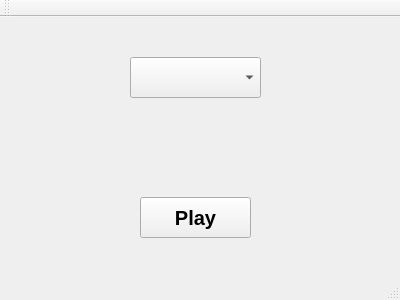
<?xml version="1.0" encoding="UTF-8"?>
<ui version="4.0">
 <class>MainWindow</class>
 <widget class="QMainWindow" name="MainWindow">
  <property name="geometry">
   <rect>
    <x>0</x>
    <y>0</y>
    <width>400</width>
    <height>300</height>
   </rect>
  </property>
  <property name="windowTitle">
   <string>MainWindow</string>
  </property>
  <widget class="QWidget" name="centralWidget">
   <widget class="QPushButton" name="pushButton">
    <property name="geometry">
     <rect>
      <x>140</x>
      <y>180</y>
      <width>111</width>
      <height>41</height>
     </rect>
    </property>
    <property name="font">
     <font>
      <pointsize>15</pointsize>
      <weight>75</weight>
      <bold>true</bold>
     </font>
    </property>
    <property name="autoFillBackground">
     <bool>false</bool>
    </property>
    <property name="text">
     <string>Play</string>
    </property>
   </widget>
   <widget class="QComboBox" name="comboBox">
    <property name="geometry">
     <rect>
      <x>130</x>
      <y>40</y>
      <width>131</width>
      <height>41</height>
     </rect>
    </property>
    <property name="font">
     <font>
      <pointsize>15</pointsize>
     </font>
    </property>
   </widget>
  </widget>
  <widget class="QMenuBar" name="menuBar">
   <property name="geometry">
    <rect>
     <x>0</x>
     <y>0</y>
     <width>400</width>
     <height>17</height>
    </rect>
   </property>
  </widget>
  <widget class="QToolBar" name="mainToolBar">
   <attribute name="toolBarArea">
    <enum>TopToolBarArea</enum>
   </attribute>
   <attribute name="toolBarBreak">
    <bool>false</bool>
   </attribute>
  </widget>
  <widget class="QStatusBar" name="statusBar"/>
 </widget>
 <layoutdefault spacing="6" margin="11"/>
 <resources/>
 <connections/>
</ui>
